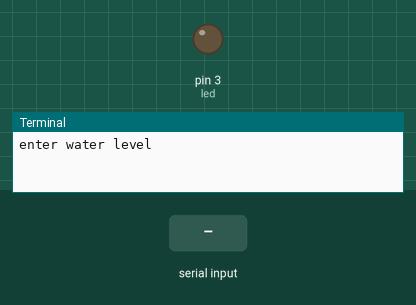
A program run on a simulated Raspberry Pi (header pin numbers). On the bench: output pins drawn as LEDs (lit = HIGH), the last lines printed to the terminal. The inputs (shaded band) are chosen by the test bench.

Above: at 1.2 s.
1.3 s: "1" typed at the terminal, then Enter
At 4.6 s:
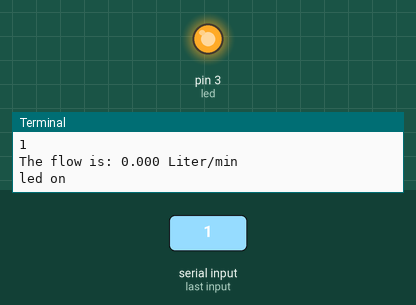
Timing chart, 0 to 6.1 s (numbered marks = the images above; inputs shaded):
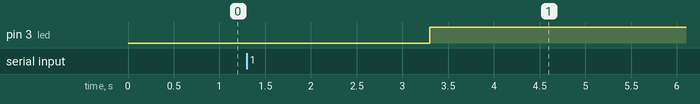

The program:

water_Vending_machine.py
```python
import RPi.GPIO as GPIO
import time, sys
GPIO.setwarnings(False)


led=3

FLOW_SENSOR = 23

GPIO.setmode(GPIO.BOARD)
GPIO.setup(FLOW_SENSOR, GPIO.IN, pull_up_down = GPIO.PUD_UP)
GPIO.setup(led,GPIO.OUT)

global count
count = 0
c=" "


def countPulse(channel):
   global count
   if start_counter == 1:
      count = count+1
      print count
      flow = count / (60 * 7.5)
      print(flow)


GPIO.add_event_detect(FLOW_SENSOR, GPIO.FALLING, callback=countPulse)


c=int(
   input("enter water level"))

while True:


    try:
        start_counter = 1
        time.sleep(1)
        start_counter = 0
        flow = (count * 60 * 2.25 / 1000)

        print "The flow is: %.3f Liter/min" % (flow)

        time.sleep(1)


        if(c<flow):
           GPIO.output(led,GPIO.LOW)
           print 'led off'
           time.sleep(1)

        elif(c>=flow):
           GPIO.output(led,GPIO.HIGH)
           print 'led on'
           time.sleep(1)


    except KeyboardInterrupt:
        print '\ncaught keyboard interrupt!, bye'
        GPIO.cleanup()
        sys.exit()
```

Measured:
- after the input at 1.3 s, pin 3 (led): LOW → HIGH after 2.0 s
